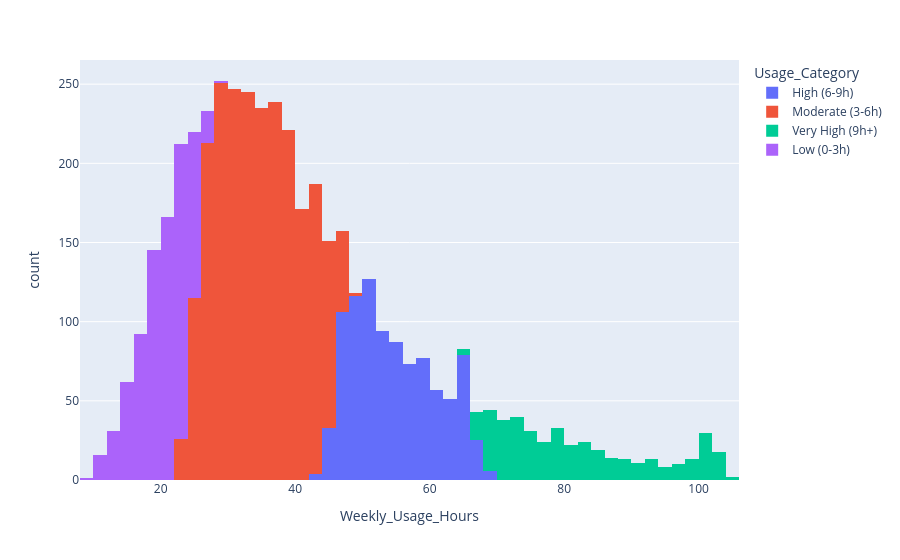

This figure's notebook cell:
### Code cell
fig = px.histogram(data_frame=df1, x='Weekly_Usage_Hours', color='Usage_Category')
fig.show()

### Figure 1 — Plotly figure (JSON) as saved in the notebook; plotly's stock layout.template omitted (floating-point values rounded to 4 significant figures; data arrays with more than 128 entries replaced by an {"elided": "..."} marker saying what was removed)
{"data": [{"bingroup": "x", "hovertemplate": "Usage_Category=High (6-9h)<br>Weekly_Usage_Hours=%{x}<br>count=%{y}<extra></extra>", "legendgroup": "High (6-9h)", "marker": {"color": "#636efa", "pattern": {"shape": ""}}, "name": "High (6-9h)", "orientation": "v", "showlegend": true, "type": "histogram", "x": {"elided": "935 float values"}, "xaxis": "x", "yaxis": "y"}, {"bingroup": "x", "hovertemplate": "Usage_Category=Moderate (3-6h)<br>Weekly_Usage_Hours=%{x}<br>count=%{y}<extra></extra>", "legendgroup": "Moderate (3-6h)", "marker": {"color": "#EF553B", "pattern": {"shape": ""}}, "name": "Moderate (3-6h)", "orientation": "v", "showlegend": true, "type": "histogram", "x": {"elided": "2317 float values"}, "xaxis": "x", "yaxis": "y"}, {"bingroup": "x", "hovertemplate": "Usage_Category=Very High (9h+)<br>Weekly_Usage_Hours=%{x}<br>count=%{y}<extra></extra>", "legendgroup": "Very High (9h+)", "marker": {"color": "#00cc96", "pattern": {"shape": ""}}, "name": "Very High (9h+)", "orientation": "v", "showlegend": true, "type": "histogram", "x": {"elided": "423 float values"}, "xaxis": "x", "yaxis": "y"}, {"bingroup": "x", "hovertemplate": "Usage_Category=Low (0-3h)<br>Weekly_Usage_Hours=%{x}<br>count=%{y}<extra></extra>", "legendgroup": "Low (0-3h)", "marker": {"color": "#ab63fa", "pattern": {"shape": ""}}, "name": "Low (0-3h)", "orientation": "v", "showlegend": true, "type": "histogram", "x": {"elided": "825 float values"}, "xaxis": "x", "yaxis": "y"}], "layout": {"barmode": "relative", "legend": {"title": {"text": "Usage_Category"}, "tracegroupgap": 0}, "margin": {"t": 60}, "xaxis": {"anchor": "y", "domain": [0, 1], "title": {"text": "Weekly_Usage_Hours"}}, "yaxis": {"anchor": "x", "domain": [0, 1], "title": {"text": "count"}}}}
